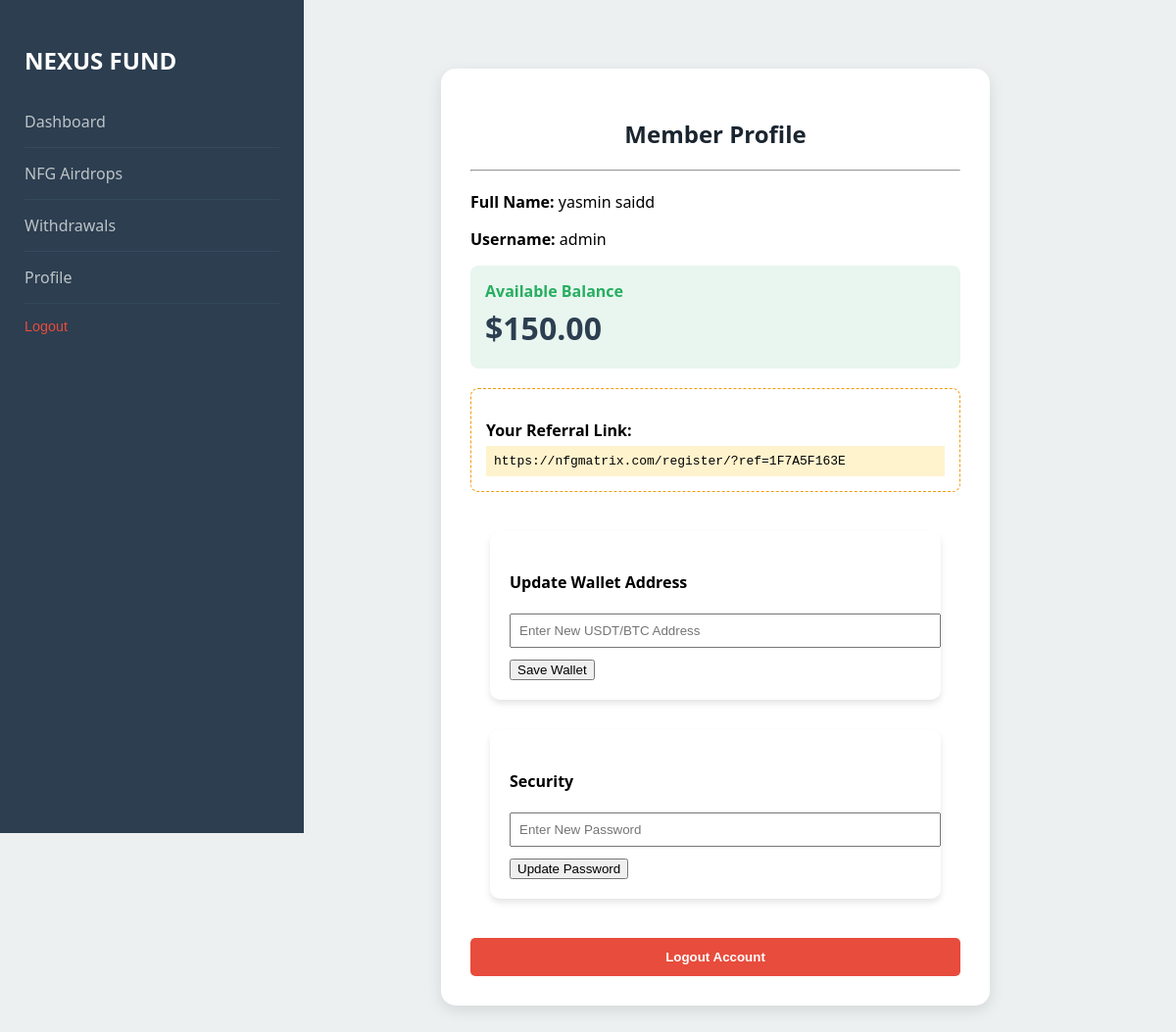
Screenshot of /profile/ (signed in) with the database file from the repository.
### matrix/models.py (models this page shows, shortened)
class MemberProfile(models.Model):
    user = models.OneToOneField(User, on_delete=models.CASCADE)
    full_name = models.CharField(max_length=255)
    balance = models.DecimalField(max_digits=10, decimal_places=2, default=0.00)
    ref_id = models.CharField(max_length=12, unique=True, blank=True)
    sponser = models.ForeignKey('self', on_delete=models.SET_NULL, null=True, blank=True, related_name='referrals')
    is_position_locked = models.BooleanField(default=False)
    wallet = models.DecimalField(max_digits=12, decimal_places=2, default=0.0)
    nfg_balance = models.DecimalField(max_digits=20, decimal_places=2, default=0.0)
    is_active = models.BooleanField(default=False)
    paid_referrals_count = models.IntegerField(default=0)
    payment_status = models.CharField(max_length=20, choices=[('pending', 'Pending'), ('paid', 'Paid')], default='pending')
    transaction_hash = models.CharField(max_length=100, unique=True, blank=True, null=True)
    is_already_placed_in_b1 = models.BooleanField(default=False)
    current_board = models.IntegerField(default=1)
    board_1_count_value = models.IntegerField(default=0, db_column='board_1_count')
    board_2_count = models.IntegerField(default=0)
    board_3_count = models.IntegerField(default=0)
    board_4_count = models.IntegerField(default=0)
    board_5_count = models.IntegerField(default=0)
    cycle_count = models.IntegerField(default=0)
    left_child_b1 = models.ForeignKey('self', on_delete=models.SET_NULL, null=True, blank=True, related_name='parent_l_b1')
    right_child_b1 = models.ForeignKey('self', on_delete=models.SET_NULL, null=True, blank=True, related_name='parent_r_b1')
    left_child_b2 = models.ForeignKey('self', on_delete=models.SET_NULL, null=True, blank=True, related_name='parent_l_b2')
    right_child_b2 = models.ForeignKey('self', on_delete=models.SET_NULL, null=True, blank=True, related_name='parent_r_b2')
    left_child_b3 = models.ForeignKey('self', on_delete=models.SET_NULL, null=True, blank=True, related_name='parent_l_b3')
    right_child_b3 = models.ForeignKey('self', on_delete=models.SET_NULL, null=True, blank=True, related_name='parent_r_b3')
    left_child_b4 = models.ForeignKey('self', on_delete=models.SET_NULL, null=True, blank=True, related_name='parent_l_b4')
    right_child_b4 = models.ForeignKey('self', on_delete=models.SET_NULL, null=True, blank=True, related_name='parent_r_b4')
    left_child_b5 = models.ForeignKey('self', on_delete=models.SET_NULL, null=True, blank=True, related_name='parent_l_b5')
    right_child_b5 = models.ForeignKey('self', on_delete=models.SET_NULL, null=True, blank=True, related_name='parent_r_b5')
    payment_order_id = models.CharField(max_length=100, blank=True, null=True)
    board_1_earned = models.DecimalField(max_digits=10, decimal_places=2, default=0.00)
    board_2_earned = models.DecimalField(max_digits=10, decimal_places=2, default=0.00)
    board_3_earned = models.DecimalField(max_digits=10, decimal_places=2, default=0.00)
    board_4_earned = models.DecimalField(max_digits=10, decimal_places=2, default=0.00)
    board_5_earned = models.DecimalField(max_digits=10, decimal_places=2, default=0.00)

### matrix/views.py (the view, shortened to what this page needs)
# urls.py: path('profile/', views.profile_view, name='profile'),
@login_required
def profile_view(request):
    try:
        profile = request.user.memberprofile
        domain = request.get_host()
        ref_link = f"{request.scheme}://{domain}/register/?ref_id={profile.ref_id}"
        password_form = PasswordChangeForm(request.user)
        context = {
            'profile': profile,
            'ref_link': ref_link,
            'password_form': password_form,
        }
        return render(request, 'matrix/profile.html', context)
    except MemberProfile.DoesNotExist:
        messages.error(request, "Profile not found.")
        return redirect('dashboard')

### matrix/templates/matrix/profile.html (shortened to what this page needs)
{% extends 'base.html' %}
{% block content %}
<div class="profile-card" style="max-width: 500px; margin: 50px auto; padding: 30px; background: white; border-radius: 15px; box-shadow: 0 5px 15px rgba(0,0,0,0.1);">
    <h2 style="text-align: center; color: #1a252f;">Member Profile</h2>
    <hr>
    <div style="margin: 20px 0;">
        <p><strong>Full Name:</strong> {{ profile.full_name }}</p>
        <p><strong>Username:</strong> {{ profile.user.username }}</p>
        <div style="background: #e8f6ef; padding: 15px; border-radius: 8px; margin-top: 15px;">
            <p style="margin: 0; color: #27ae60; font-weight: bold;">Available Balance</p>
            <h1 style="margin: 5px 0; color: #2c3e50;">${{ user.memberprofile.wallet }}</h1>
        </div>
    </div>
    <div style="margin: 20px 0; padding: 15px; border: 1px dashed #f39c12; border-radius: 8px;">
        <p style="margin-bottom: 5px; font-weight: bold;">Your Referral Link:</p>
        <code style="display: block; background: #fff3cd; padding: 8px;">
            https://nfgmatrix.com/register/?ref={{ profile.ref_id }}
        </code>
    </div>
    <div class="profile-wrapper" style="padding: 20px; max-width: 600px; margin: auto;">
    <div class="card" style="margin-bottom: 30px; padding: 20px; border-radius: 10px; box-shadow: 0 4px 6px rgba(0,0,0,0.1);">
        <h4>Update Wallet Address</h4>
        <form method="POST">
            <input type="text" name="wallet_address" class="form-control"
                   value="{{ profile.wallet_address }}" placeholder="Enter New USDT/BTC Address"
                   style="margin-bottom: 10px; width: 100%; padding: 8px;">
            <button type="submit" name="update_wallet" class="btn btn-primary">Save Wallet</button>
        </form>
    </div>
    <div class="card" style="padding: 20px; border-radius: 10px; box-shadow: 0 4px 6px rgba(0,0,0,0.1);">
        <h4>Security</h4>
        <form method="POST">
            <input type="text" name="Password" class="form-control"
                   value="{{ profile.update_wallet }}" placeholder="Enter New Password"
                   style="margin-bottom: 10px; width: 100%; padding: 8px;">
            <button type="submit" name="change_password" class="btn btn-warning">Update Password</button>
        </form>
    </div>
</div>
    <form action="{% url 'logout' %}" method="post">
        <button type="submit" style="width: 100%; padding: 12px; background: #e74c3c; color: white; border: none; border-radius: 5px; cursor: pointer; font-weight: bold;">
            Logout Account
        </button>
    </form>
</div>
{% endblock %}

### matrix/templates/base.html (style rules this page uses)
:root { --primary: #2c3e50; --accent: #27ae60; --dark: #1a252f; --light: #ecf0f1; --warning: #f39c12; --danger: #e74c3c; }
body { font-family: 'Segoe UI', Tahoma, Geneva, Verdana, sans-serif; background: var(--light); margin: 0; display: flex; flex-direction: column; }
.card { background: white; padding: 20px; border-radius: 12px; box-shadow: 0 4px 6px rgba(0,0,0,0.05); margin-bottom: 20px; }

### rows the page displays
MemberProfile: full_name "yasmin saidd", user.username "admin", ref_id "1F7A5F163E"

### other values shown
{{ user.memberprofile.wallet }} "150.00"
